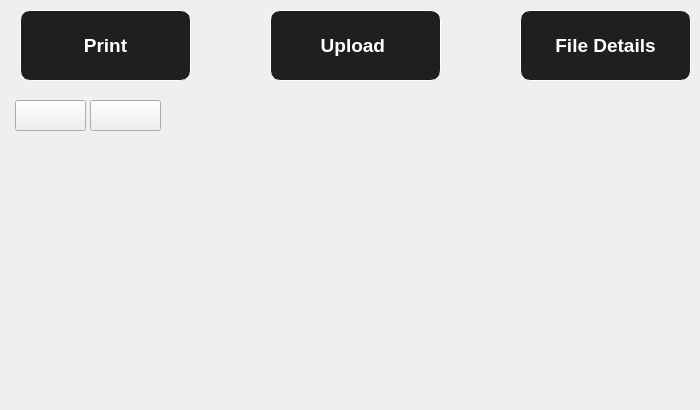
      <widget class="QWidget" name="tab">
       <attribute name="icon">
        <iconset resource="Resources_1.qrc">
         <normaloff>:/NEW/Icons/usb (2).png</normaloff>:/NEW/Icons/usb (2).png</iconset>
       </attribute>
       <attribute name="title">
        <string/>
       </attribute>
       <widget class="QPushButton" name="USB_Print_PB">
        <property name="geometry">
         <rect>
          <x>20</x>
          <y>10</y>
          <width>171</width>
          <height>71</height>
         </rect>
        </property>
        <property name="font">
         <font>
          <pointsize>14</pointsize>
          <weight>75</weight>
          <bold>true</bold>
         </font>
        </property>
        <property name="cursor">
         <cursorShape>PointingHandCursor</cursorShape>
        </property>
        <property name="styleSheet">
         <string notr="true">QPushButton{
border: 1px solid white;
background-color: rgb(31, 31, 31);
border-radius:10px;
	color: rgb(255, 255, 255);
}

QPushButton:pressed {
background-color: rgb(0, 170, 255);
}
</string>
        </property>
        <property name="text">
         <string>Print</string>
        </property>
       </widget>
       <widget class="QPushButton" name="USB_Upload_PB">
        <property name="geometry">
         <rect>
          <x>270</x>
          <y>10</y>
          <width>171</width>
          <height>71</height>
         </rect>
        </property>
        <property name="font">
         <font>
          <pointsize>14</pointsize>
          <weight>75</weight>
          <bold>true</bold>
         </font>
        </property>
        <property name="cursor">
         <cursorShape>PointingHandCursor</cursorShape>
        </property>
        <property name="styleSheet">
         <string notr="true">QPushButton{
border: 1px solid white;
background-color: rgb(31, 31, 31);
border-radius:10px;
	color: rgb(255, 255, 255);
}

QPushButton:pressed {
background-color: rgb(0, 170, 255);
}
</string>
        </property>
        <property name="text">
         <string>Upload </string>
        </property>
       </widget>
       <widget class="QPushButton" name="USB_FD_PB">
        <property name="geometry">
         <rect>
          <x>520</x>
          <y>10</y>
          <width>171</width>
          <height>71</height>
         </rect>
        </property>
        <property name="font">
         <font>
          <pointsize>14</pointsize>
          <weight>75</weight>
          <bold>true</bold>
         </font>
        </property>
        <property name="cursor">
         <cursorShape>PointingHandCursor</cursorShape>
        </property>
        <property name="styleSheet">
         <string notr="true">QPushButton{
border: 1px solid white;
background-color: rgb(31, 31, 31);
border-radius:10px;
	color: rgb(255, 255, 255);
}

QPushButton:pressed {
background-color: rgb(0, 170, 255);
}
</string>
        </property>
        <property name="text">
         <string>File Details</string>
        </property>
       </widget>
       <widget class="QListWidget" name="listWidget">
        <property name="geometry">
         <rect>
          <x>10</x>
          <y>160</y>
          <width>681</width>
          <height>241</height>
         </rect>
        </property>
        <property name="styleSheet">
         <string notr="true">background: transparent</string>
        </property>
       </widget>
       <widget class="QPushButton" name="USB_Back_PB">
        <property name="geometry">
         <rect>
          <x>15</x>
          <y>100</y>
          <width>71</width>
          <height>31</height>
         </rect>
        </property>
        <property name="styleSheet">
         <string notr="true">QPushButton:pressed { 
background-color: qlineargradient(x1: 0, y1: 0, x2: 0, y2: 1,
                                      stop: 0 #dadbde, stop: 1 #f6f7fa);
}</string>
        </property>
        <property name="text">
         <string/>
        </property>
        <property name="icon">
         <iconset resource="Resources_1.qrc">
          <normaloff>:/NEW/Icons/reply-all-button.png</normaloff>:/NEW/Icons/reply-all-button.png</iconset>
        </property>
        <property name="iconSize">
         <size>
          <width>40</width>
          <height>40</height>
         </size>
        </property>
       </widget>
       <widget class="QPushButton" name="USB_File_Home_PB">
        <property name="geometry">
         <rect>
          <x>90</x>
          <y>100</y>
          <width>71</width>
          <height>31</height>
         </rect>
        </property>
        <property name="styleSheet">
         <string notr="true">QPushButton:pressed { 
background-color: qlineargradient(x1: 0, y1: 0, x2: 0, y2: 1,
                                      stop: 0 #dadbde, stop: 1 #f6f7fa);
}</string>
        </property>
        <property name="text">
         <string/>
        </property>
        <property name="icon">
         <iconset resource="Resources_1.qrc">
          <normaloff>:/NEW/Icons/web-page-home.png</normaloff>:/NEW/Icons/web-page-home.png</iconset>
        </property>
        <property name="iconSize">
         <size>
          <width>40</width>
          <height>35</height>
         </size>
        </property>
       </widget>
      </widget>
